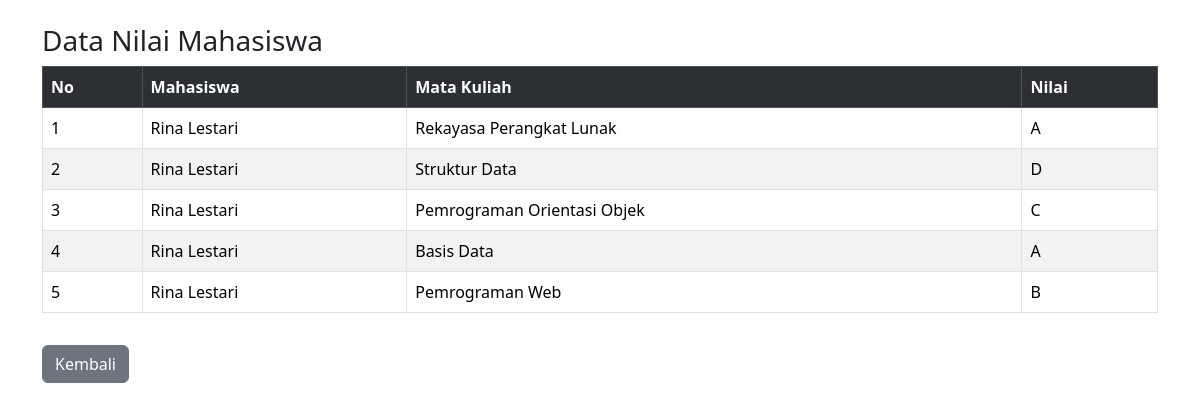
The app's page /index.php?url=nilai (signed in) with its own data.
### tables this page shows
CREATE TABLE `nilai` (
  `id` int(11) NOT NULL,
  `mahasiswa_id` int(11) DEFAULT NULL,
  `matakuliah_id` int(11) DEFAULT NULL,
  `nilai` char(2) DEFAULT NULL
);

CREATE TABLE `mahasiswa` (
  `id` int(11) NOT NULL,
  `nim` varchar(20) NOT NULL,
  `nama` varchar(100) NOT NULL,
  `jurusan` varchar(100) DEFAULT NULL,
  `email` varchar(100) DEFAULT NULL,
  `created_at` timestamp NOT NULL DEFAULT current_timestamp()
);

CREATE TABLE `matakuliah` (
  `id` int(11) NOT NULL,
  `kode_mk` varchar(20) NOT NULL,
  `nama_mk` varchar(100) NOT NULL,
  `sks` int(11) NOT NULL
);

### app/controllers/Nilaicontroller.php (called while the page is built, shortened)
<?php
require_once '../app/models/Nilai.php';
class NilaiController {
public function index() {
    $nilai = new Nilai();
    $mahasiswa = new Mahasiswa();
    $matakuliah = new Matakuliah();
    if ($_SESSION['user']['role'] === 'admin') {
        $dataNilai = $nilai->all();
        $dataMahasiswa = $mahasiswa->all();
        $dataMatakuliah = $matakuliah->all();
    }
    else {
        $dataNilai = $nilai->byMahasiswa($_SESSION['user']['mahasiswa_id']);
    }
    require '../app/views/nilai/index.php';
}
}

### app/models/Nilai.php (called while the page is built, shortened)
<?php
require_once '../config/database.php';
class Nilai {
    private $conn;
    public function __construct() {
        $db = new Database();
        $this->conn = $db->connect();
    }
    public function byMahasiswa($mahasiswa_id) {
            $stmt = $this->conn->prepare(
                "SELECT n.id, m.nama AS mahasiswa, mk.nama_mk, n.nilai
                FROM nilai n
                JOIN mahasiswa m ON n.mahasiswa_id = m.id
                JOIN matakuliah mk ON n.matakuliah_id = mk.id
                WHERE n.mahasiswa_id = :mid
                ORDER BY n.id DESC"
            );
            $stmt->execute(['mid' => $mahasiswa_id]);
            return $stmt->fetchAll(PDO::FETCH_ASSOC);
         }
}

### config/database.php (called while the page is built, shortened)
<?php
class Database {
    private $host = "localhost";
    private $db   = "siakad_uas";
    private $user = "root";
    private $pass = "";
    public function connect() {
        try {
            $this->conn = new PDO(
                "mysql:host=$this->host;dbname=$this->db",
                $this->user,
                $this->pass
            );
            $this->conn->setAttribute(PDO::ATTR_ERRMODE, PDO::ERRMODE_EXCEPTION);
            return $this->conn;
        } catch(PDOException $e) {
            die("Koneksi gagal: " . $e->getMessage());
        }
    }
}

### app/views/nilai/index.php (the view, shortened to what this page needs)
<!DOCTYPE html>
<html>
<head>
    <link href="https://cdn.jsdelivr.net/npm/bootstrap@5.3.2/dist/css/bootstrap.min.css" rel="stylesheet">
</head>
<body class="container mt-4">
<h3>Data Nilai Mahasiswa</h3>
<table class="table table-bordered table-striped">
<tr class="table-dark">
    <th>No</th>
    <th>Mahasiswa</th>
    <th>Mata Kuliah</th>
    <th>Nilai</th>
</tr>
<?php if (!empty($dataNilai)): ?>
    <?php $no = 1; foreach ($dataNilai as $n): ?>
    <tr>
        <td><?= $no++ ?></td>
        <td><?= htmlspecialchars($n['mahasiswa']) ?></td>
        <td><?= htmlspecialchars($n['nama_mk']) ?></td>
        <td><?= htmlspecialchars($n['nilai']) ?></td>
    </tr>
    <?php endforeach; ?>
<?php endif; ?>
</table>
<a href="index.php?url=dashboard" class="btn btn-secondary mt-3">Kembali</a>
</body>
</html>

### records on screen
nilai: mahasiswa.nama "Rina Lestari", matakuliah.nama_mk "Rekayasa Perangkat Lunak", nilai "A"
nilai: mahasiswa.nama "Rina Lestari", matakuliah.nama_mk "Struktur Data", nilai "D"
nilai: mahasiswa.nama "Rina Lestari", matakuliah.nama_mk "Pemrograman Orientasi Objek", nilai "C"
nilai: mahasiswa.nama "Rina Lestari", matakuliah.nama_mk "Basis Data", nilai "A"
nilai: mahasiswa.nama "Rina Lestari", matakuliah.nama_mk "Pemrograman Web", nilai "B"
